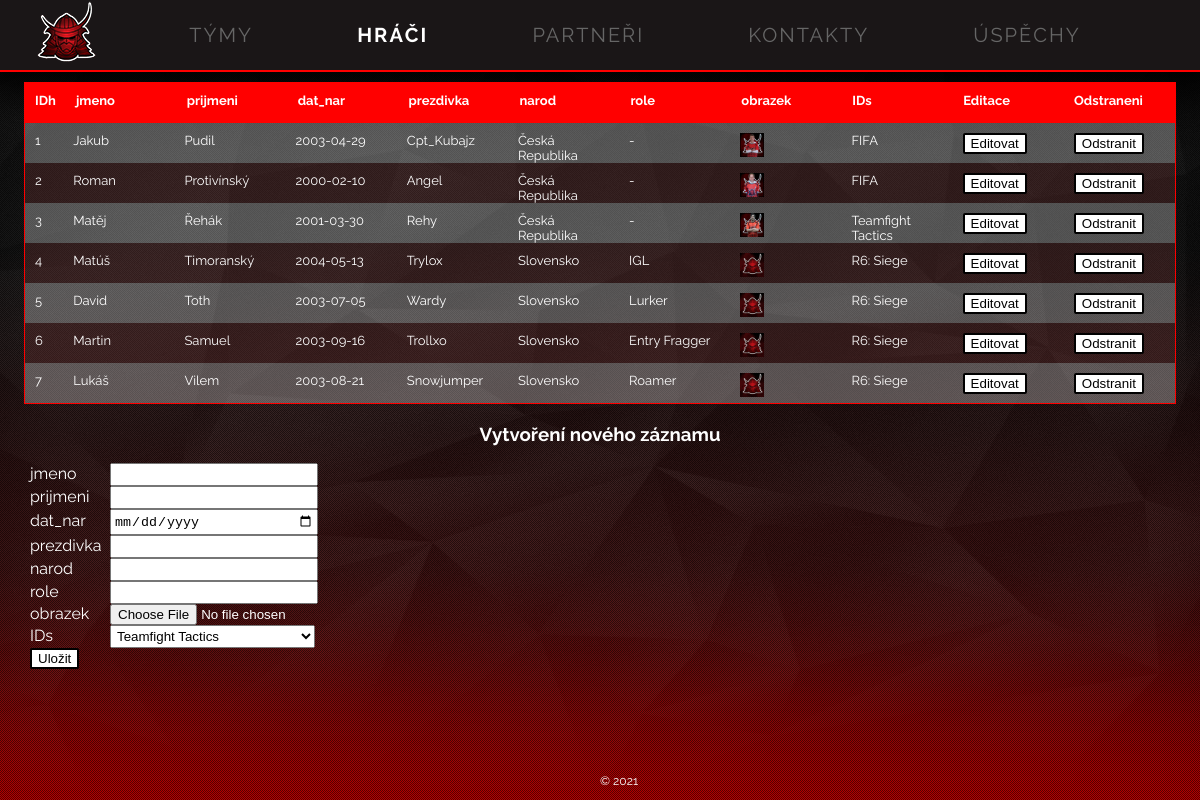
The app's page /aplikace/crud.php?obj=hraci with its own data.
### tables this page shows
CREATE TABLE `hraci` (
  `IDh` int(3) NOT NULL,
  `jmeno` varchar(25) NOT NULL,
  `prijmeni` varchar(25) NOT NULL,
  `dat_nar` date NOT NULL,
  `prezdivka` varchar(25) NOT NULL,
  `narod` varchar(30) NOT NULL,
  `role` varchar(30) DEFAULT '-',
  `obrazek` varchar(255) NOT NULL,
  `IDs` int(3) NOT NULL
);

CREATE TABLE `sekce` (
  `IDs` int(3) NOT NULL,
  `nazev` varchar(30) NOT NULL,
  `zkratka` varchar(10) NOT NULL,
  `obrazek` varchar(255) NOT NULL
);

### aplikace/crud.php (the view, shortened to what this page needs)
<?php
	require 'static/db_pripojeni.php';
	require 'static/html_top.php';
?>
	<link rel="stylesheet" href="styles/style.css" type="text/css">
</head>
	<body>
		<div class="pagebg">
			<div class="textura">
				<?php
					require "static/navigaceCRUD.php";
					if(!empty($_GET["obj"])){
						$tabulka = $_GET["obj"];
						$dotaz = $db->prepare("SHOW COLUMNS FROM `" . $tabulka . "`");
						$dotaz->execute();
						$vysledek= $dotaz->get_result();
						$sloupce = array();
						foreach($vysledek as $sloupec) {
							$sloupce[]=$sloupec;
						}
						$dotaz = $db->prepare("SELECT * FROM `" . $tabulka . "`");
						$dotaz->execute();
						$vysledek= $dotaz->get_result();
						$radky = array();
						foreach($vysledek as $radek) {
							$radky[]=$radek;
						}
						$nazvy_sloupcu = array();
						foreach ($sloupce as $sloupec) {
							$nazvy_sloupcu[]=$sloupec["Field"];
						}
						echo "<table class='crudVypis'>";
							echo "<thead>";
								echo "<tr>";
								foreach ($nazvy_sloupcu as $nazev_sloupce) {
									echo "<th>{$nazev_sloupce}</th>";
								}
									echo "<th>Editace</th>";
									echo "<th>Odstraneni</th>";
								echo "</tr>";
							echo "</thead>";
							echo "<tbody>";
							$dotaz = $db->query("SELECT IDs,nazev FROM sekce");
							$select = $dotaz->fetch_all(MYSQLI_ASSOC);
							foreach($radky as $radek){
								echo "<tr>";
									for ($i=0; $i < count($nazvy_sloupcu); $i++) {
										if(strpos($nazvy_sloupcu[$i], 'IDs') !== false && $i!=0){
											echo "<td>{$select[($radek[$nazvy_sloupcu[$i]])-1]["nazev"]}</td>";
										}
										else if(strpos($nazvy_sloupcu[$i], 'obrazek') !== false || strpos($nazvy_sloupcu[$i], 'logo') !== false){
											echo "<td><img src='{$radek[$nazvy_sloupcu[$i]]}' style='height: 3vh;' alt='Fotka hrace z organizace nebo partnera Samurai Gaming'></td>";
										}
										else {
											echo "<td>{$radek[$nazvy_sloupcu[$i]]}</td>";
										}
									}
									echo   "<td>
												<form action='editovat.php?obj={$tabulka}&id={$radek[$nazvy_sloupcu[0]]}' method='POST'>
													<input type='submit' value='Editovat' class='edit'>
												</form>
											</td>
											<td>
												<form method='POST'>
													<input type='hidden' name='odstranit' value='{$radek[$nazvy_sloupcu[0]]}'>
													<input type='submit' value='Odstranit' class='edit' onclick=\"return window.confirm('Chcete opravdu tuto hodnotu odstranit?')\">
												</form>
											</td>";
								echo "</tr>";
							}
							echo "</tbody>";
						echo "</table>";
					}
				?>
				<?php if(!empty($_GET["obj"])){  ?>
					<h3>Vytvoření nového záznamu</h3>
					<form method="post" class="zaznam-info">
						<?php
							$hodnoty=array();
							foreach ($nazvy_sloupcu as $nazev_sloupce) {
								$hodnoty[$nazev_sloupce]="";
							}
							$provedeno = False;
							foreach ($nazvy_sloupcu as $nazev_sloupce) {
								if(strpos($nazev_sloupce, 'ID') !== false && !$provedeno){
									$provedeno = True;
								}
								elseif (strpos($nazev_sloupce, 'dat') !== false) {
									echo "<div>";
										echo "<label for='{$nazev_sloupce}'>{$nazev_sloupce}</label>";
										echo "<input type='date' name='{$nazev_sloupce}' id='{$nazev_sloupce}' required value='{$hodnoty[$nazev_sloupce]}'>";
									echo "</div>";
								}
								elseif (strpos($nazev_sloupce, 'ID') !== false && $provedeno){
									echo "<div>";
										echo "<label for='{$nazev_sloupce}'>{$nazev_sloupce}</label>";
										echo "<select name='{$nazev_sloupce}' id='{$nazev_sloupce}'>";
										$dotaz = $db->query("SELECT IDs,nazev FROM sekce");
										$select = $dotaz->fetch_all(MYSQLI_ASSOC);
										foreach ($select as $selectHodnota) {
											echo "<option value='{$selectHodnota["IDs"]}'>{$selectHodnota["nazev"]}</option>";
										}
										echo "</select>";
									echo "</div>";
								}
								elseif (strpos($nazev_sloupce, 'obrazek') !== false || strpos($nazev_sloupce, 'logo') !== false){
									echo "<div>";
										echo "<label for='{$nazev_sloupce}'>{$nazev_sloupce}</label>";
										echo "<input type='file' name='{$nazev_sloupce}' id='{$nazev_sloupce}' accept='image/*' required>";
									echo "</div>";
								}
								else{
									echo "<div>";
										echo "<label for='{$nazev_sloupce}'>{$nazev_sloupce}</label>";
										echo "<input type='text' name='{$nazev_sloupce}' id='{$nazev_sloupce}' required value=''>";
									echo "</div>";
								}
							}
						?>
						<input type="submit" value="Uložit" class="edit">
					</form>
				<?php } ?>
				<div class="rok">
					<p>© 2021</p>
				</div>
			</div>
		</div>
	</body>
</html>

### aplikace/static/html_top.php (shortened to what this page needs)
<!DOCTYPE html>
<html lang="cs">
	<head>
		<link rel="stylesheet" href="https://cdnjs.cloudflare.com/ajax/libs/font-awesome/4.7.0/css/font-awesome.min.css">

### aplikace/static/navigaceCRUD.php
<header id="header">
	<div class="nav_bar">
		<nav class="hl_nav">
			<a href="index.php"><img class="logo" src="images/sg_res.png"></a>
			<ul class="menu">
				<li class="<?=($_GET["obj"] == 'sekce') ? 'active':''; ?>"><a href="crud.php?obj=sekce">TÝMY</a></li>
				<li class="<?=($_GET["obj"] == 'hraci') ? 'active':''; ?>"><a href="crud.php?obj=hraci">HRÁČI</a></li>
				<li class="<?=($_GET["obj"] == 'partneri') ? 'active':''; ?>"><a href="crud.php?obj=partneri">PARTNEŘI</a></li>
				<li class="<?=($_GET["obj"] == 'kontakty') ? 'active':''; ?>"><a href="crud.php?obj=kontakty">KONTAKTY</a></li>
				<li class="<?=($_GET["obj"] == 'uspechy') ? 'active':''; ?>"><a href="crud.php?obj=uspechy">ÚSPĚCHY</a></li>
			</ul>
		</nav>
	</div>
</header>

### aplikace/styles/style.css (style rules this page uses)
html { scroll-behavior: smooth; overflow: hidden; }
html, body { font-family: "Raleway",Helvetica,Arial,Verdana,sans-serif; height: 100vh; padding: 0; margin: 0; color: #666; width: 100%; }
.active { font-weight: 700; color: white; }
.pagebg { background-image: url("../images/bg/bg-header.png"); background-position: top; background-repeat: no-repeat; background-size: cover; background-attachment: fixed; background-color: #f40000; width: 100%; height: 100%; max-width: 1920px; margin: 0; padding: 0; }
.textura { background: url("../images/bg/texture.png") repeat; height: 100%; width: 100%; }
.logo { float: left; }
nav { width: 95%; margin: 0 auto; height: 70px; }
.nav_bar { background-color: #1a1617; height: 70px; width: 100%; text-align:center; border-bottom: 2px solid red; }
.nav_bar img { float:left; }
.nav_bar ul { padding: 0px; margin: 0px; text-align: center; display:inline-block; vertical-align:top; }
.nav_bar li { list-style-type: none; padding: 0px; height: 24px; margin-top : 4px; margin-bottom: 4px; display: inline; }
.nav_bar li a { color: inherit; font-size: 20px; text-decoration: none; line-height: 70px; padding: 35px 50px 23px 50px; letter-spacing: 0.1em; }
header { -webkit-box-shadow: 1px 6px 43px 19px rgba(0,0,0,0.91); -moz-box-shadow: 1px 6px 43px 19px rgba(0,0,0,0.91); box-shadow: 1px 6px 43px 19px rgba(0,0,0,0.91); }
.rok { position: absolute; bottom: 0; left:50%; padding: 0; margin: 0; color: white; font-size: 12px; }
.crudVypis { empty-cells: show; display: block; width: 96%; border-spacing: 0; border: 1px solid red; margin: 0 auto; margin-top: 10px; color: white; font-size: 13px; }
.crudVypis thead { background-color: #ff0000; position:relative; display: block; width:100%; }
.crudVypis tbody { display: block; position:relative; width:100%; overflow-y:scroll; max-height: 35vh; }
.crudVypis tr { width: 100%; display:flex; }
.crudVypis td, .crudVypis th { flex-basis:100%; flex-grow:2; display: block; padding: 10px; text-align: left; }
.crudVypis .edit, .edit { transition: 0.25s; background-color: white; color: black; text-align: center; border: 2px solid black; border-radius: 2px; -moz-border-radius: 2px; -webkit-border-radius: 2px; }
.crudVypis td:first-child, .crudVypis th:first-child { flex-basis:20%; flex-grow:1; }
.crudVypis tr:nth-child(even) { background-color: #6931315e; }
.crudVypis tbody tr:nth-child(odd) { background-color: #ececec4f; }
h3 { text-align: center; color: white; }
.zaznam-info { width: 95%; margin: 0 auto; color: white; }
.zaznam-info label { display: inline-block; width: 80px; }
.crudVypis tr { height: 5vh; }
.zaznam-info input[type="text"], input[type="date"] { width: 200px; padding: 2px; }
.zaznam-info select { width: 205px; padding: 2px; }

### aplikace/crud.php (style rules this page uses)
.hl_nav { width: 95%; }

### records on screen
hraci: IDh "1", jmeno "Jakub", prijmeni "Pudil", dat_nar "2003-04-29", prezdivka "Cpt_Kubajz", narod "Česká Republika", role "-", obrazek (picture), $select[($radek[$nazvy_sloupcu[$i]])-1]['nazev'] "FIFA"
hraci: IDh "2", jmeno "Roman", prijmeni "Protivínský", dat_nar "2000-02-10", prezdivka "Angel", narod "Česká Republika", role "-", obrazek (picture), $select[($radek[$nazvy_sloupcu[$i]])-1]['nazev'] "FIFA"
hraci: IDh "3", jmeno "Matěj", prijmeni "Řehák", dat_nar "2001-03-30", prezdivka "Rehy", narod "Česká Republika", role "-", obrazek (picture), $select[($radek[$nazvy_sloupcu[$i]])-1]['nazev'] "Teamfight Tactics"
hraci: IDh "4", jmeno "Matúš", prijmeni "Timoranský", dat_nar "2004-05-13", prezdivka "Trylox", narod "Slovensko", role "IGL", obrazek (placeholder picture), $select[($radek[$nazvy_sloupcu[$i]])-1]['nazev'] "R6: Siege"
hraci: IDh "5", jmeno "David", prijmeni "Toth", dat_nar "2003-07-05", prezdivka "Wardy", narod "Slovensko", role "Lurker", obrazek (placeholder picture), $select[($radek[$nazvy_sloupcu[$i]])-1]['nazev'] "R6: Siege"
hraci: IDh "6", jmeno "Martin", prijmeni "Samuel", dat_nar "2003-09-16", prezdivka "Trollxo", narod "Slovensko", role "Entry Fragger", obrazek (placeholder picture), $select[($radek[$nazvy_sloupcu[$i]])-1]['nazev'] "R6: Siege"
hraci: IDh "7", jmeno "Lukáš", prijmeni "Vilem", dat_nar "2003-08-21", prezdivka "Snowjumper", narod "Slovensko", role "Roamer", obrazek (placeholder picture), $select[($radek[$nazvy_sloupcu[$i]])-1]['nazev'] "R6: Siege"

### other values on screen
$nazev_sloupce "IDh"
$nazev_sloupce "jmeno"
$nazev_sloupce "prijmeni"
$nazev_sloupce "dat_nar"
$nazev_sloupce "prezdivka"
$nazev_sloupce "narod"
$nazev_sloupce "role"
$nazev_sloupce "obrazek"
$nazev_sloupce "IDs"
form field IDs "Teamfight Tactics"
